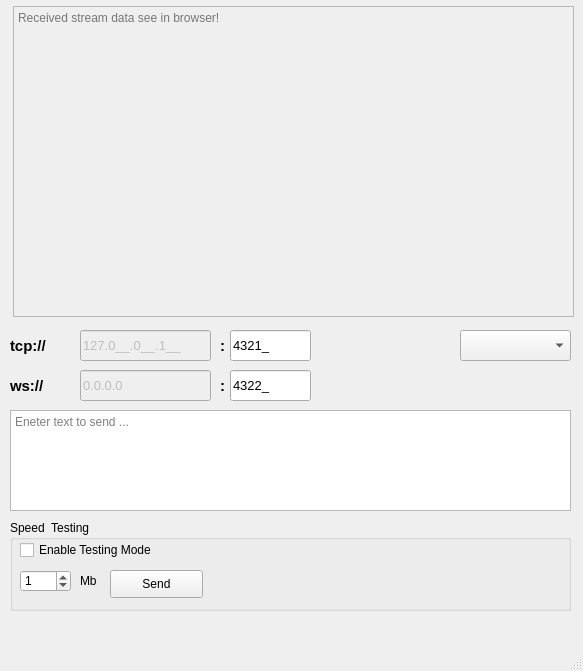
<?xml version="1.0" encoding="UTF-8"?>
<ui version="4.0">
 <class>MainWindow</class>
 <widget class="QMainWindow" name="MainWindow">
  <property name="geometry">
   <rect>
    <x>0</x>
    <y>0</y>
    <width>583</width>
    <height>671</height>
   </rect>
  </property>
  <property name="windowTitle">
   <string>MainWindow</string>
  </property>
  <widget class="QWidget" name="centralwidget">
   <widget class="QLineEdit" name="connectionHost">
    <property name="enabled">
     <bool>false</bool>
    </property>
    <property name="geometry">
     <rect>
      <x>80</x>
      <y>330</y>
      <width>131</width>
      <height>31</height>
     </rect>
    </property>
    <property name="font">
     <font>
      <pointsize>10</pointsize>
     </font>
    </property>
    <property name="inputMask">
     <string>000.000.000.000;_</string>
    </property>
    <property name="text">
     <string>127.0.0.1</string>
    </property>
    <property name="readOnly">
     <bool>false</bool>
    </property>
   </widget>
   <widget class="QLabel" name="label">
    <property name="geometry">
     <rect>
      <x>10</x>
      <y>330</y>
      <width>55</width>
      <height>31</height>
     </rect>
    </property>
    <property name="font">
     <font>
      <pointsize>11</pointsize>
      <weight>75</weight>
      <bold>true</bold>
     </font>
    </property>
    <property name="text">
     <string>tcp://</string>
    </property>
   </widget>
   <widget class="QComboBox" name="mainStreamModeSwitcher">
    <property name="geometry">
     <rect>
      <x>460</x>
      <y>330</y>
      <width>111</width>
      <height>31</height>
     </rect>
    </property>
    <property name="font">
     <font>
      <pointsize>10</pointsize>
     </font>
    </property>
   </widget>
   <widget class="QPlainTextEdit" name="receiveTextEdit">
    <property name="enabled">
     <bool>false</bool>
    </property>
    <property name="geometry">
     <rect>
      <x>13</x>
      <y>6</y>
      <width>561</width>
      <height>311</height>
     </rect>
    </property>
    <property name="readOnly">
     <bool>false</bool>
    </property>
    <property name="placeholderText">
     <string>Received stream data see in browser!</string>
    </property>
   </widget>
   <widget class="QPlainTextEdit" name="sendTextEdit">
    <property name="geometry">
     <rect>
      <x>10</x>
      <y>410</y>
      <width>561</width>
      <height>101</height>
     </rect>
    </property>
    <property name="textInteractionFlags">
     <set>Qt::TextEditable</set>
    </property>
    <property name="placeholderText">
     <string>Eneter text to send ...</string>
    </property>
   </widget>
   <widget class="QLineEdit" name="connectionPort">
    <property name="geometry">
     <rect>
      <x>230</x>
      <y>330</y>
      <width>81</width>
      <height>31</height>
     </rect>
    </property>
    <property name="font">
     <font>
      <pointsize>10</pointsize>
     </font>
    </property>
    <property name="inputMask">
     <string>00000;_</string>
    </property>
    <property name="text">
     <string>4321</string>
    </property>
    <property name="frame">
     <bool>true</bool>
    </property>
   </widget>
   <widget class="QLabel" name="label_2">
    <property name="geometry">
     <rect>
      <x>220</x>
      <y>330</y>
      <width>21</width>
      <height>31</height>
     </rect>
    </property>
    <property name="font">
     <font>
      <pointsize>11</pointsize>
      <weight>75</weight>
      <bold>true</bold>
     </font>
    </property>
    <property name="text">
     <string>:</string>
    </property>
   </widget>
   <widget class="QLineEdit" name="wsServerPort">
    <property name="geometry">
     <rect>
      <x>230</x>
      <y>370</y>
      <width>81</width>
      <height>31</height>
     </rect>
    </property>
    <property name="font">
     <font>
      <pointsize>10</pointsize>
     </font>
    </property>
    <property name="inputMask">
     <string>00000;_</string>
    </property>
    <property name="text">
     <string>4322</string>
    </property>
    <property name="frame">
     <bool>true</bool>
    </property>
   </widget>
   <widget class="QLineEdit" name="connectionHost_2">
    <property name="enabled">
     <bool>false</bool>
    </property>
    <property name="geometry">
     <rect>
      <x>80</x>
      <y>370</y>
      <width>131</width>
      <height>31</height>
     </rect>
    </property>
    <property name="font">
     <font>
      <pointsize>10</pointsize>
     </font>
    </property>
    <property name="inputMask">
     <string/>
    </property>
    <property name="text">
     <string>0.0.0.0</string>
    </property>
    <property name="readOnly">
     <bool>false</bool>
    </property>
   </widget>
   <widget class="QLabel" name="label_3">
    <property name="geometry">
     <rect>
      <x>10</x>
      <y>370</y>
      <width>55</width>
      <height>31</height>
     </rect>
    </property>
    <property name="font">
     <font>
      <pointsize>11</pointsize>
      <weight>75</weight>
      <bold>true</bold>
     </font>
    </property>
    <property name="text">
     <string>ws://</string>
    </property>
   </widget>
   <widget class="QLabel" name="label_4">
    <property name="geometry">
     <rect>
      <x>220</x>
      <y>370</y>
      <width>21</width>
      <height>31</height>
     </rect>
    </property>
    <property name="font">
     <font>
      <pointsize>11</pointsize>
      <weight>75</weight>
      <bold>true</bold>
     </font>
    </property>
    <property name="text">
     <string>:</string>
    </property>
   </widget>
   <widget class="QGroupBox" name="groupBox">
    <property name="geometry">
     <rect>
      <x>10</x>
      <y>520</y>
      <width>561</width>
      <height>91</height>
     </rect>
    </property>
    <property name="title">
     <string>Speed  Testing</string>
    </property>
    <widget class="QPushButton" name="pushButton">
     <property name="geometry">
      <rect>
       <x>100</x>
       <y>50</y>
       <width>93</width>
       <height>28</height>
      </rect>
     </property>
     <property name="text">
      <string>Send</string>
     </property>
    </widget>
    <widget class="QSpinBox" name="mbSpinBox">
     <property name="geometry">
      <rect>
       <x>10</x>
       <y>50</y>
       <width>51</width>
       <height>22</height>
      </rect>
     </property>
     <property name="maximum">
      <number>1000</number>
     </property>
     <property name="value">
      <number>1</number>
     </property>
    </widget>
    <widget class="QLabel" name="label_5">
     <property name="geometry">
      <rect>
       <x>70</x>
       <y>50</y>
       <width>21</width>
       <height>21</height>
      </rect>
     </property>
     <property name="text">
      <string>Mb</string>
     </property>
    </widget>
    <widget class="QCheckBox" name="checkBox">
     <property name="geometry">
      <rect>
       <x>10</x>
       <y>20</y>
       <width>151</width>
       <height>20</height>
      </rect>
     </property>
     <property name="text">
      <string>Enable Testing Mode</string>
     </property>
    </widget>
   </widget>
  </widget>
  <widget class="QMenuBar" name="menubar">
   <property name="geometry">
    <rect>
     <x>0</x>
     <y>0</y>
     <width>583</width>
     <height>26</height>
    </rect>
   </property>
  </widget>
  <widget class="QStatusBar" name="statusbar"/>
 </widget>
 <resources/>
 <connections/>
</ui>
